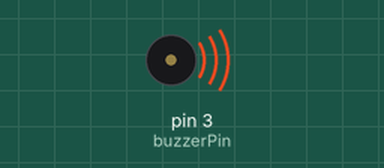
Bench run of a sketch on a simulated Arduino Uno, built with avr-gcc and run on an emulated ATmega328P. Parts: buzzer (waves = sounding, pin HIGH).

Above: at 0.7 s.
At 13.1 s:
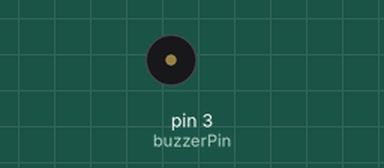
Timing chart, 0 to 19.5 s (numbered marks = the images above):
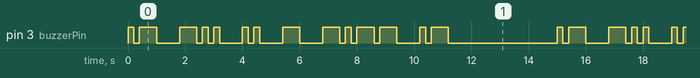

Measured:
- by itself, pin 3 (buzzerPin): moves between LOW and HIGH, repeating every 15.0 s
- by itself, everything shown: repeats every 15.0 s, in 28 steps

The sketch:

arduino-morse-code.ino
```cpp
int buzzerPin = 3;

// Morse timing
int dotTime = 200;
int dashTime = dotTime * 3;
int symbolGap = dotTime;
int letterGap = dotTime * 3;

void setup() {
  pinMode(buzzerPin, OUTPUT);
}

void loop() {

  // A = .-
  dot();
  dash();
  delay(letterGap);

  // D = -..
  dash();
  dot();
  dot();
  delay(letterGap);

  // I = ..
  dot();
  dot();
  delay(letterGap);

  // T = -
  dash();
  delay(letterGap);

  // Y = -.--
  dash();
  dot();
  dash();
  dash();
  delay(letterGap);

  // A = .-
  dot();
  dash();
  delay(letterGap);

  // repeat gap
  delay(3000);
}

void dot() {
  digitalWrite(buzzerPin, HIGH);
  delay(dotTime);

  digitalWrite(buzzerPin, LOW);
  delay(symbolGap);
}

void dash() {
  digitalWrite(buzzerPin, HIGH);
  delay(dashTime);

  digitalWrite(buzzerPin, LOW);
  delay(symbolGap);
}
```
